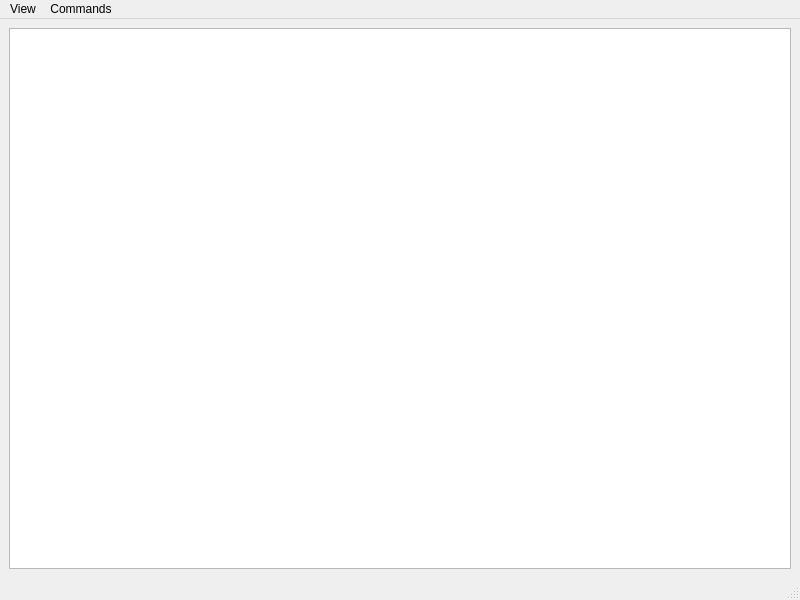
<?xml version="1.0" encoding="UTF-8"?>
<ui version="4.0">
 <class>MainWindow</class>
 <widget class="QMainWindow" name="MainWindow">
  <property name="geometry">
   <rect>
    <x>0</x>
    <y>0</y>
    <width>800</width>
    <height>600</height>
   </rect>
  </property>
  <property name="windowTitle">
   <string>MainWindow</string>
  </property>
  <widget class="QWidget" name="centralwidget">
   <layout class="QVBoxLayout" name="verticalLayout">
    <item>
     <widget class="QTreeView" name="treeView"/>
    </item>
   </layout>
  </widget>
  <widget class="QMenuBar" name="menubar">
   <property name="geometry">
    <rect>
     <x>0</x>
     <y>0</y>
     <width>800</width>
     <height>19</height>
    </rect>
   </property>
   <widget class="QMenu" name="menuView">
    <property name="title">
     <string>View</string>
    </property>
   </widget>
   <widget class="QMenu" name="menuCommands">
    <property name="title">
     <string>Commands</string>
    </property>
    <addaction name="actionSet_Nick"/>
    <addaction name="actionCreateChannel"/>
   </widget>
   <addaction name="menuView"/>
   <addaction name="menuCommands"/>
  </widget>
  <widget class="QStatusBar" name="statusbar"/>
  <action name="actionSet_Nick">
   <property name="text">
    <string>Set Nick...</string>
   </property>
  </action>
  <action name="actionCreateChannel">
   <property name="text">
    <string>Create Channel...</string>
   </property>
  </action>
 </widget>
 <resources/>
 <connections/>
</ui>
